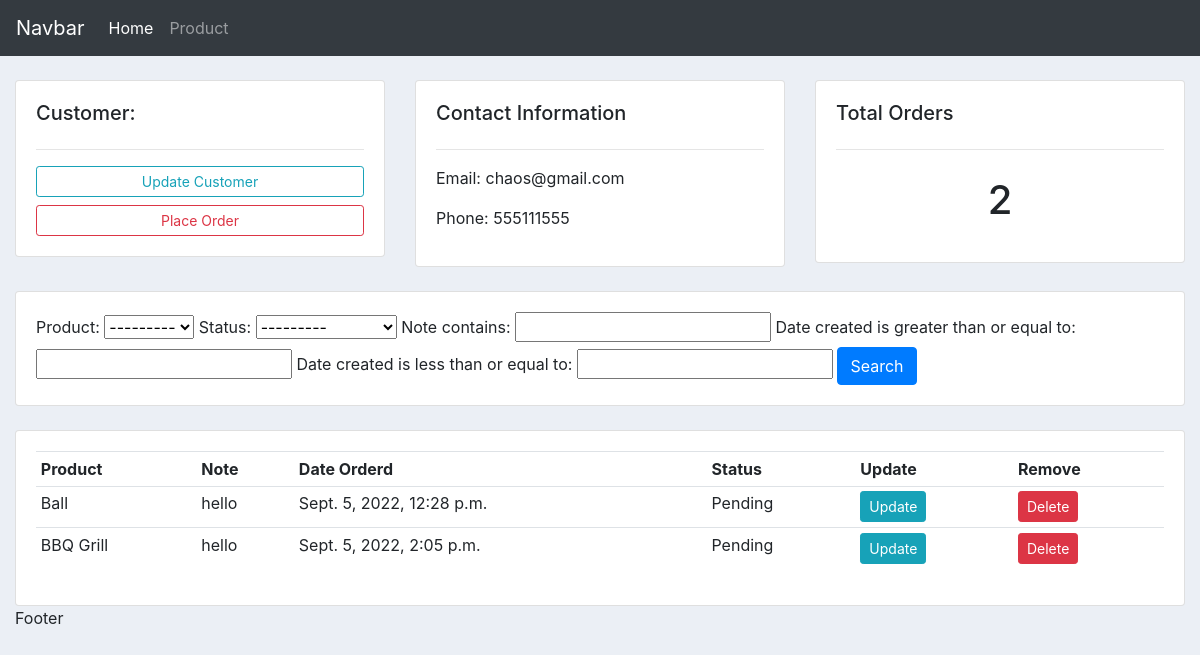
The app's page /customer/1/ with its own data.
### accounts/models.py (models this page shows, shortened)
class Customer(models.Model):
    name=models.CharField(max_length=200, null=True)
    phone=models.CharField(max_length=200, null=True)
    email=models.CharField(max_length=200, null=True)
    date_created=models.DateTimeField(auto_now_add=True, null=True)

class Order(models.Model):
    STATUS=(
        ('Pending','Pending'),
        ('Out for Delivery','Out for Delivery'),
        ('Delivered','Delivered'),
    )
    customer=  models.ForeignKey(Customer,null=True,on_delete=models.SET_NULL)
    product=  models.ForeignKey(Product,null=True,on_delete=models.SET_NULL)
    date_created=models.DateTimeField(auto_now_add=True, null=True)
    status=models.CharField(max_length=200,null=True,choices=STATUS)
    note = models.CharField(max_length=1000, null=True)

class Product(models.Model):
    CATEGORY=(
        ('Indoor','Indoor'),
        ('Out Door', 'Out Door'),
    )
    name=models.CharField(max_length=200, null=True)
    price=models.FloatField(null=True)
    category=models.CharField(max_length=200, null=True,choices=CATEGORY)
    description=models.CharField(max_length=200, null=True)
    date_created=models.DateTimeField(auto_now_add=True, null=True)
    tag=models.ManyToManyField(Tag)
    def __str__(self):
        return self.name

### accounts/views.py (the view)
def customer(request,pk_test):
    customer = Customer.objects.get(id=pk_test)
    orders = customer.order_set.all()
    order_count = orders.count()
    myFilter = OrderFilter(request.GET, queryset=orders)
    orders = myFilter.qs
    context = {'customer':customer, 'orders':orders, 'order_count':order_count,
	'myFilter':myFilter}
    return render(request, 'accounts/customer.html',context)

### accounts/templates/accounts/customer.html
{% extends 'accounts/main.html' %}
{%block content%}
<br>
<div class="row">
	<div class="col-md">
		<div class="card card-body">
			<h5>Customer:</h5>
			<hr>
			<a class="btn btn-outline-info  btn-sm btn-block" href="">Update Customer</a>
			<a class="btn btn-outline-danger  btn-sm btn-block" href="{% url 'create_order' customer.id %}">Place Order</a>
		</div>
	</div>
	<div class="col-md">
		<div class="card card-body">
			<h5>Contact Information</h5>
			<hr>
			<p>Email: {{customer.email}}</p>
			<p>Phone: {{customer.phone}}</p>
		</div>
	</div>
	<div class="col-md">
		<div class="card card-body">
			<h5>Total Orders</h5>
			<hr>
			<h1 style="text-align: center;padding: 10px">{{order_count}}</h1>
		</div>
	</div>
</div>
<br>
<div class="row">
	<div class="col">
		<div class="card card-body">
			<form method="get">
				{{myFilter.form}}
		    <button class="btn btn-primary" type="submit">Search</button>
		  </form>
		</div>
	</div>
</div>
<br>
<div class="row">
	<div class="col-md">
		<div class="card card-body">
			<table class="table table-sm">
				<tr>
					<th>Product</th>
					<th>Note</th>
					<th>Date Orderd</th>
					<th>Status   </th>
					<th>Update</th>
					<th>Remove</th>
				</tr>
				{% for order in orders %}
				<tr>
					<td>{{order.product}}</td>
					<td>{{order.note}}</td>
					<td>{{order.date_created}}</td>
					<td>{{order.status}}</td>
					<td><a class="btn btn-sm btn-info" href="{% url 'update_order' order.id %}">Update</a></td>
					<td><a class="btn btn-sm btn-danger" href="{% url 'delete_order' order.id %}">Delete</a></td>
				</tr>
				{% endfor %}
			</table>
		</div>
	</div>
</div>
{%endblock%}

### static/css/main.css (style rules this page uses)
body { background-color: #ebeff5; }

### records on screen
Customer: email "chaos@gmail.com", phone "555111555"
Order: product "Ball", note "hello", date_created "Sept. 5, 2022, 12:28 p.m.", status "Pending"
Order: product "BBQ Grill", note "hello", date_created "Sept. 5, 2022, 2:05 p.m.", status "Pending"

### other values on screen
{{ order_count }} "2"
